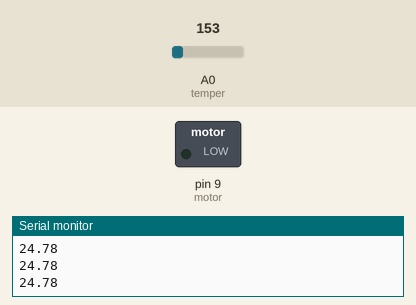
Simulated run of this sketch. Board: Arduino Uno, built with avr-gcc and run on an emulated ATmega328P. Parts: switched loads named in the sketch (green lamp = pin HIGH), the last lines printed to the serial monitor. The inputs (shaded band) are chosen by the test bench; at power-on: A0 (temper) = 153.

Above: at 1.3 s.
1.4 s: A0 (temper) set to 172
At 2.7 s:
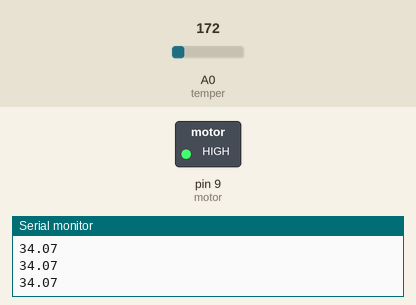
3.0 s: A0 (temper) set to 133
At 4.2 s:
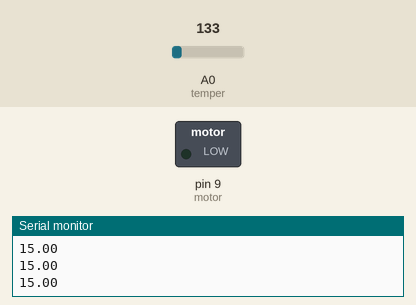
4.5 s: A0 (temper) set to 165
At 5.4 s:
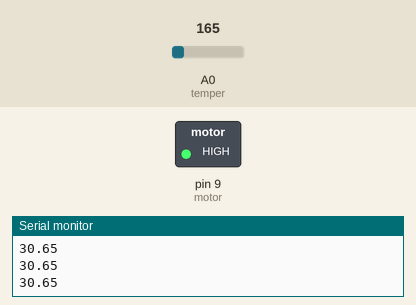
Timing chart, 0 to 7.5 s (numbered marks = the images above; inputs shaded):
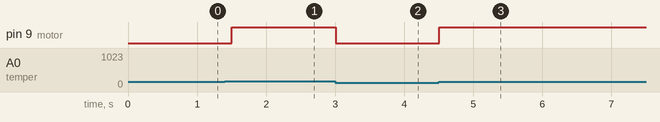

The sketch:

sectionb_project2.ino
```cpp
const int temper = A0;
const int motor = 9;
float threshold = 30.0;
void setup()
{
  pinMode(motor, OUTPUT);
  Serial.begin(9600);
}

void loop()
{
  int reading = analogRead(temper);
  float voltage = reading * (5.0 / 1023.0);
  float temperatureC = (voltage - 0.5) * 100;
  Serial.println(temperatureC);
  if (temperatureC > threshold)
  {
    digitalWrite(motor, HIGH);
  }
  else
  {
    digitalWrite(motor, LOW);
   	delay(500);
  }
}
```

Measured:
- the behaviour switches between 163 and 164 on A0 (temper) (found by bisection; images 0 and 1)
- after the input at 1.4 s, pin 9 (motor): LOW → HIGH after 0.10 s
- after the input at 3.0 s, pin 9 (motor): HIGH → LOW at once
- after the input at 4.5 s, pin 9 (motor): LOW → HIGH at once
